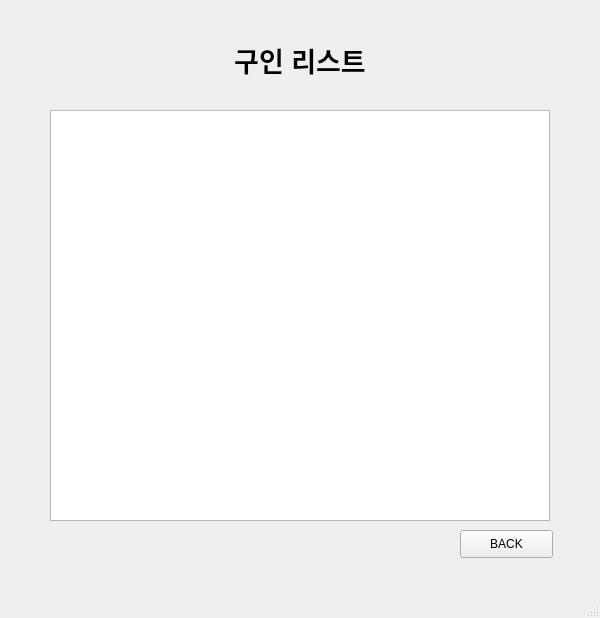
<?xml version="1.0" encoding="UTF-8"?>
<ui version="4.0">
 <class>ListWindow</class>
 <widget class="QMainWindow" name="ListWindow">
  <property name="geometry">
   <rect>
    <x>0</x>
    <y>0</y>
    <width>600</width>
    <height>618</height>
   </rect>
  </property>
  <property name="windowTitle">
   <string>MainWindow</string>
  </property>
  <widget class="QWidget" name="centralwidget">
   <widget class="QLabel" name="label">
    <property name="geometry">
     <rect>
      <x>150</x>
      <y>10</y>
      <width>300</width>
      <height>100</height>
     </rect>
    </property>
    <property name="font">
     <font>
      <pointsize>20</pointsize>
      <weight>75</weight>
      <bold>true</bold>
     </font>
    </property>
    <property name="text">
     <string>구인 리스트</string>
    </property>
    <property name="alignment">
     <set>Qt::AlignCenter</set>
    </property>
   </widget>
   <widget class="QTableWidget" name="tableWidget">
    <property name="geometry">
     <rect>
      <x>50</x>
      <y>110</y>
      <width>500</width>
      <height>411</height>
     </rect>
    </property>
   </widget>
   <widget class="QPushButton" name="pushButton">
    <property name="geometry">
     <rect>
      <x>460</x>
      <y>530</y>
      <width>93</width>
      <height>28</height>
     </rect>
    </property>
    <property name="text">
     <string>BACK</string>
    </property>
   </widget>
  </widget>
  <widget class="QMenuBar" name="menubar">
   <property name="geometry">
    <rect>
     <x>0</x>
     <y>0</y>
     <width>600</width>
     <height>26</height>
    </rect>
   </property>
  </widget>
  <widget class="QStatusBar" name="statusbar"/>
 </widget>
 <resources/>
 <connections/>
</ui>
